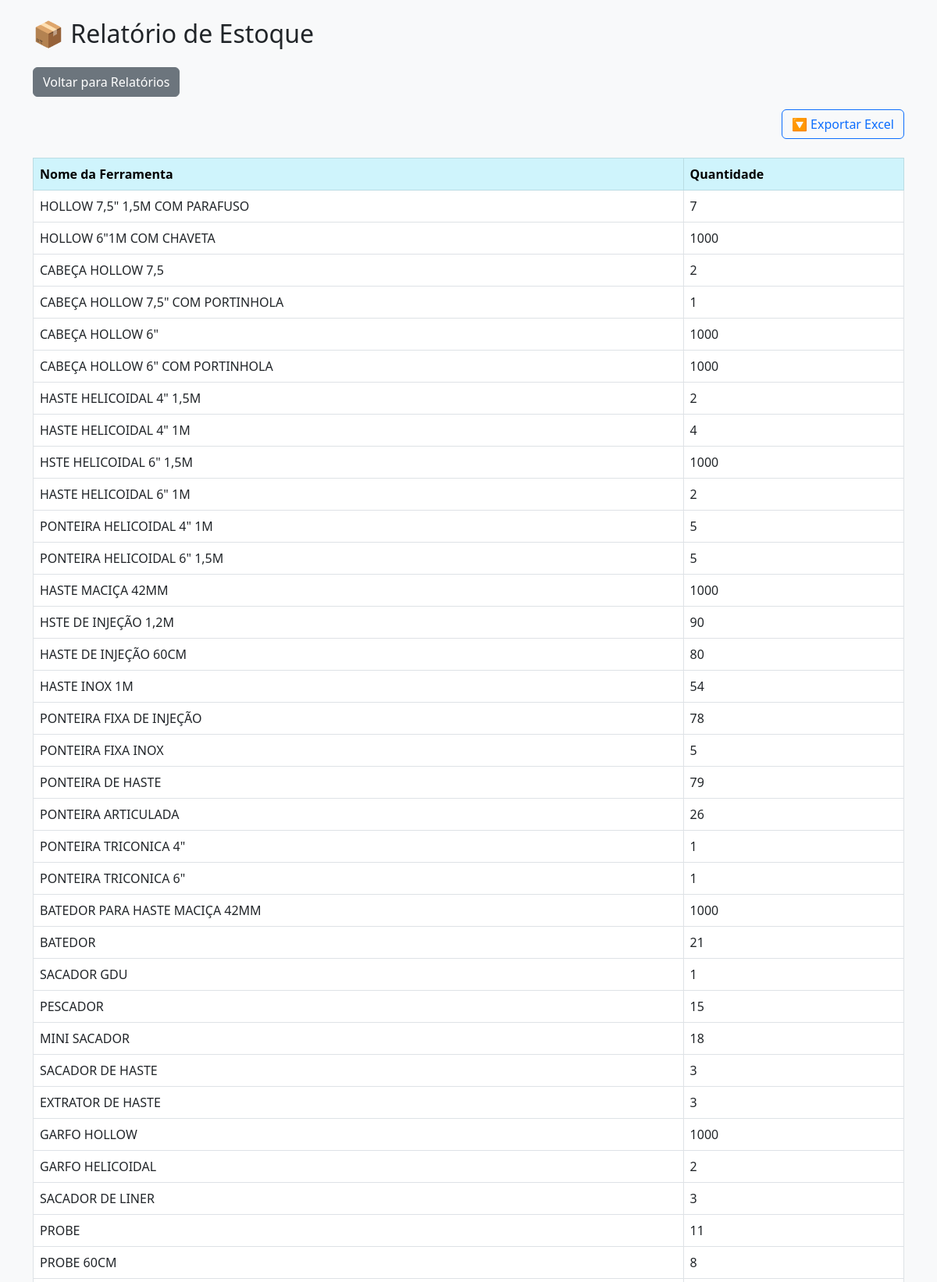
The app's page /relatorio_estoque (upper part) with its own data.
### tables this page shows
CREATE TABLE ferramentas (
    id INTEGER PRIMARY KEY AUTOINCREMENT,
    nome TEXT NOT NULL,
    status TEXT NOT NULL,
    local TEXT NOT NULL,
    tecnico TEXT,
    quantidade INTEGER NOT NULL,
    idgeo TEXT
);

### app.py (the view)
@app.route('/relatorio_estoque', methods=['GET', 'POST'])
def relatorio_estoque():
    conn = get_db_connection()
    nome_filtro = ''
    if request.method == 'POST':
        nome_filtro = request.form.get('nome', '').lower()
        query = "SELECT nome, quantidade FROM ferramentas WHERE status = 'estoque'"
        params = []
        if nome_filtro:
            query += " AND LOWER(nome) LIKE ?"
            params.append(f"%{nome_filtro}%")
        ferramentas_estoque = conn.execute(query, params).fetchall()
    else:
        ferramentas_estoque = conn.execute("SELECT nome, quantidade FROM ferramentas WHERE status = 'estoque'").fetchall()
    nomes = [row['nome'] for row in conn.execute("SELECT DISTINCT nome FROM ferramentas WHERE status = 'estoque'")]
    conn.close()
    return render_template('relatorio_estoque.html', ferramentas_estoque=ferramentas_estoque, nomes=nomes)

### app.py (called while the page is built)
def get_db_connection():
    conn = sqlite3.connect('ferramentas.db')
    conn.row_factory = sqlite3.Row
    return conn

### templates/relatorio_estoque.html (shortened to what this page needs)
<!DOCTYPE html>
<html lang="pt-br">
<head>
    <link href="https://cdn.jsdelivr.net/npm/bootstrap@5.3.0/dist/css/bootstrap.min.css" rel="stylesheet">
</head>
<body class="bg-light p-4">
<div class="container">
    <h2 class="mb-4">📦 Relatório de Estoque</h2>
    <a href="/relatorios" class="btn btn-secondary mb-3"> Voltar para Relatórios</a>
    {% if ferramentas_estoque %}
<div class="d-flex justify-content-end mb-3">
    <a href="/exportar_estoque_excel" class="btn btn-outline-primary mb-2">🔽 Exportar Excel</a>
</div>
    <table class="table table-bordered table-hover">
        <thead class="table-info">
            <tr>
                <th>Nome da Ferramenta</th>
                <th>Quantidade</th>
            </tr>
        </thead>
        <tbody>
            {% for f in ferramentas_estoque %}
            <tr>
                <td>{{ f['nome'] }}</td>
                <td>{{ f['quantidade'] }}</td>
            </tr>
            {% endfor %}
        </tbody>
    </table>
    {% else %}
        <div class="alert alert-warning">Nenhuma ferramenta no estoque.</div>
    {% endif %}
</div>
</body>
</html>

### records on screen
ferramentas: nome "HOLLOW 7,5\" 1,5M COM PARAFUSO", quantidade "7"
ferramentas: nome "HOLLOW 6\"1M COM CHAVETA", quantidade "1000"
ferramentas: nome "CABEÇA HOLLOW 7,5", quantidade "2"
ferramentas: nome "CABEÇA HOLLOW 7,5\" COM PORTINHOLA", quantidade "1"
ferramentas: nome "CABEÇA HOLLOW 6\"", quantidade "1000"
ferramentas: nome "CABEÇA HOLLOW 6\" COM PORTINHOLA", quantidade "1000"
ferramentas: nome "HASTE HELICOIDAL 4\" 1,5M", quantidade "2"
ferramentas: nome "HASTE HELICOIDAL 4\" 1M", quantidade "4"
ferramentas: nome "HSTE HELICOIDAL 6\" 1,5M", quantidade "1000"
ferramentas: nome "HASTE HELICOIDAL 6\" 1M", quantidade "2"
ferramentas: nome "PONTEIRA HELICOIDAL 4\" 1M", quantidade "5"
ferramentas: nome "PONTEIRA HELICOIDAL 6\" 1,5M", quantidade "5"
ferramentas: nome "HASTE MACIÇA 42MM", quantidade "1000"
ferramentas: nome "HSTE DE INJEÇÃO 1,2M", quantidade "90"
ferramentas: nome "HASTE DE INJEÇÃO 60CM", quantidade "80"
ferramentas: nome "HASTE INOX 1M", quantidade "54"
ferramentas: nome "PONTEIRA FIXA DE INJEÇÃO", quantidade "78"
ferramentas: nome "PONTEIRA FIXA INOX", quantidade "5"
ferramentas: nome "PONTEIRA DE HASTE", quantidade "79"
ferramentas: nome "PONTEIRA ARTICULADA", quantidade "26"
ferramentas: nome "PONTEIRA TRICONICA 4\"", quantidade "1"
ferramentas: nome "PONTEIRA TRICONICA 6\"", quantidade "1"
ferramentas: nome "BATEDOR PARA HASTE MACIÇA 42MM", quantidade "1000"
ferramentas: nome "BATEDOR", quantidade "21"
ferramentas: nome "SACADOR GDU", quantidade "1"
ferramentas: nome "PESCADOR", quantidade "15"
ferramentas: nome "MINI SACADOR", quantidade "18"
ferramentas: nome "SACADOR DE HASTE", quantidade "3"
ferramentas: nome "EXTRATOR DE HASTE", quantidade "3"
ferramentas: nome "GARFO HOLLOW", quantidade "1000"
ferramentas: nome "GARFO HELICOIDAL", quantidade "2"
ferramentas: nome "SACADOR DE LINER", quantidade "3"
ferramentas: nome "PROBE", quantidade "11"
ferramentas: nome "PROBE 60CM", quantidade "8"
